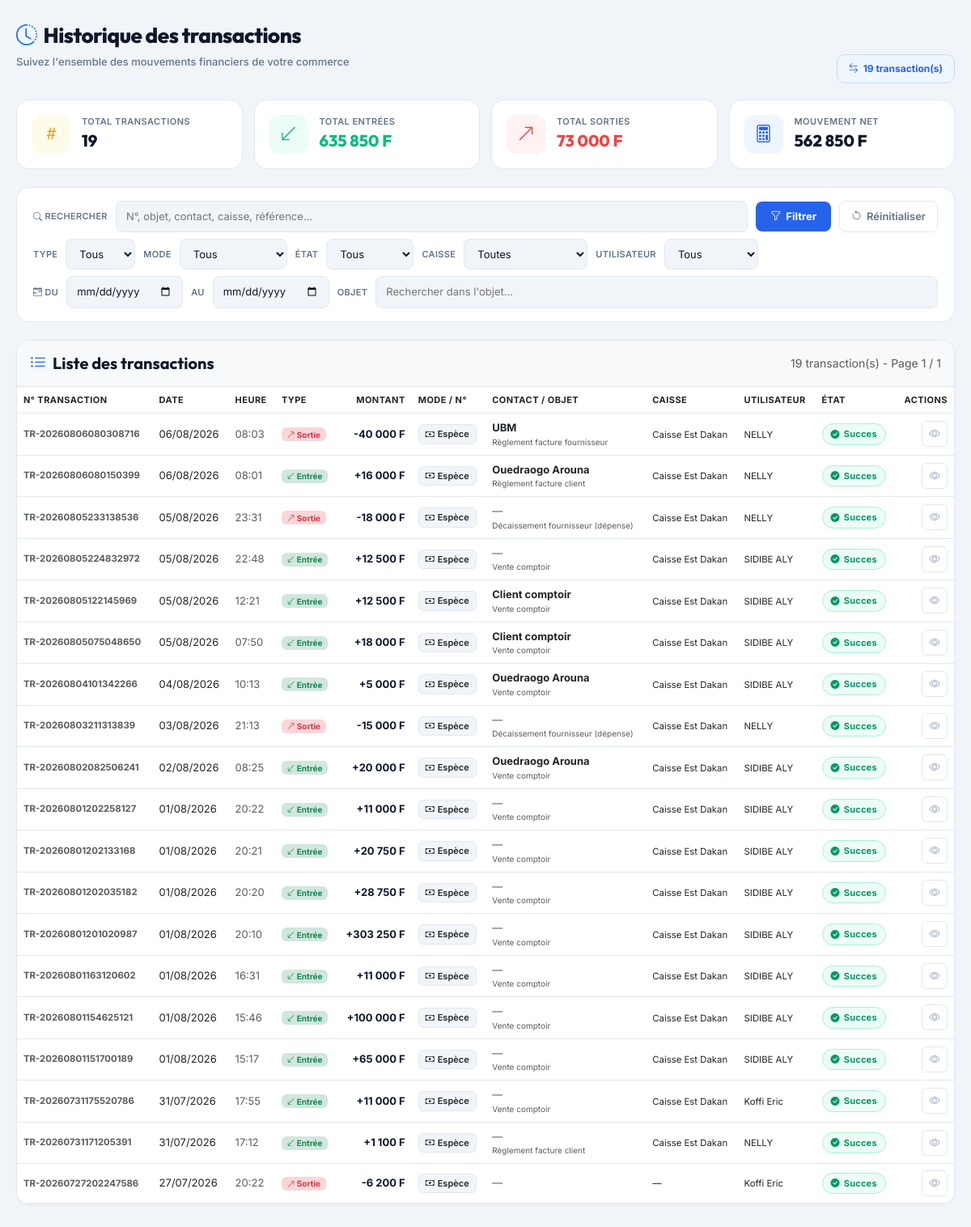
The app's page /views/transaction/index.php with its own data.
### tables this page shows
CREATE TABLE IF NOT EXISTS `transaction` (
  `numero_transaction` varchar(250) NOT NULL,
  `date_transaction` date DEFAULT NULL,
  `heure_transaction` time DEFAULT NULL,
  `montant_transaction` decimal(10,2) DEFAULT NULL,
  `frais_transaction` decimal(10,2) DEFAULT NULL,
  `montant_total` decimal(10,2) DEFAULT NULL,
  `type_transaction` enum('Entree','Sortie') DEFAULT NULL,
  `objet_transaction` varchar(100) DEFAULT NULL,
  `caisse_id` varchar(250) DEFAULT NULL,
  `facture_id` varchar(200) DEFAULT NULL,
  `mode_reglement` enum('Espèce','Virement','Carte','Mobile money','Chèque','Autres') DEFAULT NULL,
  `numero_reglement` varchar(250) DEFAULT NULL,
  `reference_reglement` varchar(200) DEFAULT NULL,
  `utilisateur_id` varchar(250) DEFAULT NULL COMMENT 'Utilisateur qui a créé la transaction',
  `etat_transaction` enum('Succes','Echec','En attente') DEFAULT NULL,
  PRIMARY KEY (`numero_transaction`)
);

CREATE TABLE IF NOT EXISTS `contact` (
  `code_contact` varchar(100) NOT NULL,
  `nom_prenom_contact` varchar(300) NOT NULL,
  `telephone_contact` varchar(100) NOT NULL,
  `email_contact` varchar(100) NOT NULL,
  `type_contact` varchar(100) NOT NULL,
  `statut_contact` varchar(100) NOT NULL,
  `solde_contact` decimal(10,2) DEFAULT '0.00',
  `solde_maximum` decimal(10,2) DEFAULT '0.00',
  `adresse_contact` varchar(100) DEFAULT NULL,
  `etat_contact` enum('Actif','Inactif') NOT NULL DEFAULT 'Actif',
  PRIMARY KEY (`code_contact`)
);

CREATE TABLE IF NOT EXISTS `caisse` (
  `caisse_id` varchar(100) NOT NULL,
  `nom_caisse` varchar(100) NOT NULL,
  `solde` decimal(15,2) DEFAULT '0.00',
  `boutique_id` varchar(100) DEFAULT NULL,
  `statut` enum('Actif','Inactif') DEFAULT 'Actif',
  PRIMARY KEY (`caisse_id`)
);

CREATE TABLE IF NOT EXISTS `utilisateur` (
  `id` varchar(100) NOT NULL,
  `matricule` varchar(200) DEFAULT NULL,
  `nom_prenom` varchar(200) DEFAULT NULL,
  `date_naissance` date DEFAULT NULL,
  `lieu_naissance` varchar(200) DEFAULT NULL,
  `sexe` varchar(200) DEFAULT NULL,
  `login` varchar(200) DEFAULT NULL,
  `mdp` varchar(200) DEFAULT NULL,
  `telephone` varchar(250) DEFAULT NULL,
  `email` varchar(200) DEFAULT NULL,
  `profession` varchar(200) DEFAULT NULL,
  `nationalite` varchar(200) DEFAULT NULL,
  `ville` varchar(200) DEFAULT NULL,
  `adresse` varchar(200) DEFAULT NULL,
  `boutique_id` varchar(100) DEFAULT NULL,
  `role` varchar(200) DEFAULT NULL,
  `date_saisie` date DEFAULT NULL,
  `photo` longblob,
  `type` varchar(200) DEFAULT NULL,
  `etat` varchar(250) DEFAULT NULL,
  PRIMARY KEY (`id`),
  UNIQUE KEY `matricule` (`matricule`)
);

### views/transaction/index.php (the view, shortened to what this page needs)
<?php
require  'databases/database.php';
function e($str) { return htmlspecialchars($str ?? '', ENT_QUOTES, 'UTF-8'); }
function fmt($n) { return number_format(floatval($n), 0, ',', ' '); }
function getTableContent($pdo, $search, $filtres, $page, $perPage = 25) {
    $sql = "SELECT
                t.numero_transaction,
                t.date_transaction,
                t.heure_transaction,
                t.montant_transaction,
                t.frais_transaction,
                t.montant_total,
                t.type_transaction,
                t.objet_transaction,
                t.caisse_id,
                t.facture_id,
                t.mode_reglement,
                t.numero_reglement,
                t.reference_reglement,
                t.utilisateur_id,
                t.etat_transaction,
                c.nom_caisse,
                f.titre_facture,
                f.type_facture,
                ct.nom_prenom_contact,
                u.nom_prenom AS utilisateur_nom
            FROM transaction t
            LEFT JOIN caisse c ON c.caisse_id = t.caisse_id
            LEFT JOIN facture f ON f.numero_facture = t.facture_id
            LEFT JOIN contact ct ON ct.code_contact = f.contact_id
            LEFT JOIN utilisateur u ON u.id = t.utilisateur_id
            WHERE 1=1";
    $params = [];
    $countSql = str_replace(
        "SELECT
                t.numero_transaction,
                t.date_transaction,
                t.heure_transaction,
                t.montant_transaction,
                t.frais_transaction,
                t.montant_total,
                t.type_transaction,
                t.objet_transaction,
                t.caisse_id,
                t.facture_id,
                t.mode_reglement,
                t.numero_reglement,
                t.reference_reglement,
                t.utilisateur_id,
                t.etat_transaction,
                c.nom_caisse,
                f.titre_facture,
                f.type_facture,
                ct.nom_prenom_contact,
                u.nom_prenom AS utilisateur_nom",
        "SELECT
            COUNT(*) as total,
            COALESCE(SUM(CASE WHEN t.type_transaction='Entree' THEN t.montant_total ELSE 0 END), 0) as total_entrees,
            COALESCE(SUM(CASE WHEN t.type_transaction='Sortie' THEN t.montant_total ELSE 0 END), 0) as total_sorties,
            COALESCE(SUM(t.montant_total), 0) as total_general",
        $sql
    );
    $stmt = $pdo->prepare($countSql);
    $stmt->execute($params);
    $stats = $stmt->fetch(PDO::FETCH_ASSOC);
    $total = (int)$stats['total'];
    $totalPages = max(1, ceil($total / $perPage));
    $sql .= " ORDER BY t.date_transaction DESC, t.heure_transaction DESC, t.numero_transaction DESC LIMIT " . (($page - 1) * $perPage) . ", $perPage";
    $stmt = $pdo->prepare($sql);
    $stmt->execute($params);
    $transactions = $stmt->fetchAll(PDO::FETCH_ASSOC);
    if (empty($transactions)):
?>
    <tr>
        <td colspan="11" class="text-center py-5 text-muted">
            <i class="bi bi-inbox fs-1 d-block mb-2 opacity-50"></i>
            Aucune transaction trouvée
        </td>
    </tr>
<?php else: ?>
    <?php foreach ($transactions as $tr): ?>
    <?php
        $isEntree = ($tr['type_transaction'] === 'Entree');
        $typeLabel = $isEntree ? 'Entrée' : 'Sortie';
        $typeClass = $isEntree ? 'bg-success-subtle text-success' : 'bg-danger-subtle text-danger';
        $etatClass = '';
        $etatIcon = '';
        switch ($tr['etat_transaction']) {
            case 'Succes': $etatClass = 'on'; $etatIcon = 'check-circle-fill'; break;
        }
    ?>
    <tr>
        <td class="td-bold">
            <small class="text-muted d-block"><?= e($tr['numero_transaction']) ?></small>
        </td>
        <td><?= date('d/m/Y', strtotime($tr['date_transaction'])) ?></td>
        <td class="text-muted"><?= substr($tr['heure_transaction'], 0, 5) ?></td>
        <td>
            <span class="badge <?= $typeClass ?>" style="font-size:10px;font-weight:700;">
                <i class="bi bi-<?= $isEntree ? 'arrow-down-left' : 'arrow-up-right' ?>"></i>
                <?= $typeLabel ?>
            </span>
        </td>
        <td class="text-end td-bold" style="<?= $isEntree ? 'color:#10b981' : 'color:#ef4444' ?>">
            <?= $isEntree ? '+' : '-' ?><?= fmt($tr['montant_total']) ?> F
        </td>
        <td>
            <span class="mode-badge">
                <?php
                    $modeIcons = [
                        'Espèce' => 'cash',
                        'Virement' => 'bank',
                        'Carte' => 'credit-card',
                        'Mobile money' => 'phone',
                        'Chèque' => 'receipt'
                    ];
                    $icon = $modeIcons[$tr['mode_reglement']] ?? 'wallet2';
                ?>
                <i class="bi bi-<?= $icon ?>"></i>
                <?= e($tr['mode_reglement'] ?? '—') ?>
            </span>
        </td>
        <td>
            <?php if (!empty($tr['nom_prenom_contact'])): ?>
                <strong><?= e($tr['nom_prenom_contact']) ?></strong>
            <?php elseif (!empty($tr['titre_facture'])): ?>
                <span class="text-muted"><?= e($tr['titre_facture']) ?></span>
            <?php else: ?>
                <span class="text-muted">—</span>
            <?php endif; ?>
            <?php if (!empty($tr['objet_transaction'])): ?>
                <small class="d-block text-muted" style="font-size:10px;max-width:180px;overflow:hidden;text-overflow:ellipsis;white-space:nowrap;" title="<?= e($tr['objet_transaction']) ?>">
                    <?= e($tr['objet_transaction']) ?>
                </small>
            <?php endif; ?>
        </td>
        <td>
            <small><?= e($tr['nom_caisse'] ?? '—') ?></small>
        </td>
        <td>
            <small><?= e($tr['utilisateur_nom'] ?? '—') ?></small>
        </td>
        <td>
            <span class="status-badge <?= $etatClass ?>">
                <i class="bi bi-<?= $etatIcon ?>"></i>
                <?= e($tr['etat_transaction']) ?>
            </span>
        </td>
        <td class="text-end">
            <button class="act-btn view" data-code="<?= e($tr['numero_transaction']) ?>" title="Voir le détail">
                <i class="bi bi-eye"></i>
            </button>
        </td>
    </tr>
    <?php endforeach; ?>
<?php endif;
    $tableHtml = ob_get_clean();
?>
<?php endif;
    $paginationHtml = ob_get_clean();
    return [
        'table' => $tableHtml,
        'pagination' => $paginationHtml,
        'total' => $total,
        'page' => $page,
        'totalPages' => $totalPages,
        'total_entrees' => floatval($stats['total_entrees'] ?? 0),
        'total_sorties' => floatval($stats['total_sorties'] ?? 0),
        'total_general' => floatval($stats['total_general'] ?? 0)
    ];
}
$search = '';
$filtres = ['type' => '', 'mode_reglement' => '', 'etat' => '', 'caisse' => '', 'utilisateur' => '', 'facture' => '', 'objet' => '', 'date_debut' => '', 'date_fin' => ''];
$initialData = getTableContent($pdo, $search, $filtres, 1);
?>
<!DOCTYPE html>
<html lang="fr">
<head>
    <link href="https://cdn.jsdelivr.net/npm/bootstrap@5.3.0/dist/css/bootstrap.min.css" rel="stylesheet">
    <link rel="stylesheet" href="https://cdn.jsdelivr.net/npm/bootstrap-icons@1.11.3/font/bootstrap-icons.min.css">
    <link rel="stylesheet" href="https://cdn.jsdelivr.net/npm/bootstrap-select@1.14.0-beta3/dist/css/bootstrap-select.min.css">
</head>
<body>
<div class="W">
    <div class="hdr">
        <div class="hdr-l">
            <h1><i class="bi bi-clock-history text-primary me-2"></i>Historique des transactions</h1>
            <p>Suivez l'ensemble des mouvements financiers de votre commerce</p>
        </div>
        <div>
            <span class="hdr-badge"><i class="bi bi-arrow-left-right"></i> <?= $initialData['total'] ?> transaction(s)</span>
        </div>
    </div>
    <div class="stats-grid">
        <div class="stat-card">
            <div class="stat-icon count"><i class="bi bi-hash"></i></div>
            <div class="stat-info">
                <div class="label">Total transactions</div>
                <div class="value" id="statTotal"><?= $initialData['total'] ?></div>
            </div>
        </div>
        <div class="stat-card">
            <div class="stat-icon entree"><i class="bi bi-arrow-down-left"></i></div>
            <div class="stat-info">
                <div class="label">Total entrées</div>
                <div class="value" id="statEntrees" style="color:var(--suc);"><?= fmt($initialData['total_entrees']) ?> F</div>
            </div>
        </div>
        <div class="stat-card">
            <div class="stat-icon sortie"><i class="bi bi-arrow-up-right"></i></div>
            <div class="stat-info">
                <div class="label">Total sorties</div>
                <div class="value" id="statSorties" style="color:var(--dng);"><?= fmt($initialData['total_sorties']) ?> F</div>
            </div>
        </div>
        <div class="stat-card">
            <div class="stat-icon total"><i class="bi bi-calculator"></i></div>
            <div class="stat-info">
                <div class="label">Mouvement net</div>
                <div class="value" id="statNet"><?= fmt($initialData['total_entrees'] - $initialData['total_sorties']) ?> F</div>
            </div>
        </div>
    </div>
    <form id="searchForm" class="pbar">
        <div class="prow mb-2">
            <label><i class="bi bi-search"></i> Rechercher</label>
            <input type="text" name="search" id="searchInput" placeholder="N°, objet, contact, caisse, référence...">
            <button type="button" class="btn-go" id="filterBtn"><i class="bi bi-funnel"></i> Filtrer</button>
            <button type="button" class="btn-go-outline" id="resetBtn"><i class="bi bi-arrow-counterclockwise"></i> Réinitialiser</button>
        </div>
        <div class="prow">
            <label>Type</label>
            <select name="type" id="typeFilter" class="selectpicker" data-live-search="true">
                <option value="">Tous</option>
            </select>
            <label>Mode</label>
            <select name="mode_reglement" id="modeFilter" class="selectpicker" data-live-search="true">
                <option value="">Tous</option>
            </select>
            <label>État</label>
            <select name="etat" id="etatFilter" class="selectpicker" data-live-search="true">
                <option value="">Tous</option>
            </select>
            <label>Caisse</label>
            <select name="caisse" id="caisseFilter" class="selectpicker" data-live-search="true">
                <option value="">Toutes</option>
            </select>
            <label>Utilisateur</label>
            <select name="utilisateur" id="utilisateurFilter" class="selectpicker" data-live-search="true">
                <option value="">Tous</option>
            </select>
        </div>
        <div class="prow mt-2">
            <label><i class="bi bi-calendar-range"></i> Du</label>
            <input type="date" name="date_debut" id="dateDebut">
            <label>Au</label>
            <input type="date" name="date_fin" id="dateFin">
            <label>Objet</label>
            <input type="text" name="objet" id="objetFilter" placeholder="Rechercher dans l'objet..." style="flex:1;min-width:180px;">
        </div>
    </form>
    <div class="data-table-wrap" id="tableWrapper">
        <div class="d-flex flex-wrap align-items-center justify-content-between p-3 border-bottom bg-light">
            <h5 class="mb-0 fw-bold" style="font-family:'Outfit',sans-serif;">
                <i class="bi bi-list-ul text-primary me-2"></i>Liste des transactions
            </h5>
            <span class="text-muted small" id="totalCount">
                <?= $initialData['total'] ?> transaction(s) - Page <?= $initialData['page'] ?> / <?= max(1, $initialData['totalPages']) ?>
            </span>
        </div>
        <div class="table-responsive">
            <table class="table table-hover align-middle mb-0">
                <thead>
                    <tr>
                        <th>N° Transaction</th>
                        <th>Date</th>
                        <th>Heure</th>
                        <th>Type</th>
                        <th class="text-end">Montant</th>
                        <th>Mode / N°</th>
                        <th>Contact / Objet</th>
                        <th>Caisse</th>
                        <th>Utilisateur</th>
                        <th>État</th>
                        <th class="text-end">Actions</th>
                    </tr>
                </thead>
                <tbody id="tableBody"><?= $initialData['table'] ?></tbody>
            </table>
        </div>
    </div>
</div>
</body>
</html>

### records on screen
transaction: numero_transaction "TR-20260806080308716", date_transaction "06/08/2026", heure_transaction "08:03", type_transaction "Sortie", montant_total "40 000", mode_reglement "Espèce", contact.nom_prenom_contact "UBM", objet_transaction "Règlement facture fournisseur", caisse.nom_caisse "Caisse Est Dakan", utilisateur.nom_prenom "NELLY", etat_transaction "Succes"
transaction: numero_transaction "TR-20260806080150399", date_transaction "06/08/2026", heure_transaction "08:01", type_transaction "Entrée", montant_total "16 000", mode_reglement "Espèce", contact.nom_prenom_contact "Ouedraogo Arouna", objet_transaction "Règlement facture client", caisse.nom_caisse "Caisse Est Dakan", utilisateur.nom_prenom "NELLY", etat_transaction "Succes"
transaction: numero_transaction "TR-20260805233138536", date_transaction "05/08/2026", heure_transaction "23:31", type_transaction "Sortie", montant_total "18 000", mode_reglement "Espèce", objet_transaction "Décaissement fournisseur (dépense)", caisse.nom_caisse "Caisse Est Dakan", utilisateur.nom_prenom "NELLY", etat_transaction "Succes"
transaction: numero_transaction "TR-20260805224832972", date_transaction "05/08/2026", heure_transaction "22:48", type_transaction "Entrée", montant_total "12 500", mode_reglement "Espèce", objet_transaction "Vente comptoir", caisse.nom_caisse "Caisse Est Dakan", utilisateur.nom_prenom "SIDIBE ALY", etat_transaction "Succes"
transaction: numero_transaction "TR-20260805122145969", date_transaction "05/08/2026", heure_transaction "12:21", type_transaction "Entrée", montant_total "12 500", mode_reglement "Espèce", contact.nom_prenom_contact "Client comptoir", objet_transaction "Vente comptoir", caisse.nom_caisse "Caisse Est Dakan", utilisateur.nom_prenom "SIDIBE ALY", etat_transaction "Succes"
transaction: numero_transaction "TR-20260805075048650", date_transaction "05/08/2026", heure_transaction "07:50", type_transaction "Entrée", montant_total "18 000", mode_reglement "Espèce", contact.nom_prenom_contact "Client comptoir", objet_transaction "Vente comptoir", caisse.nom_caisse "Caisse Est Dakan", utilisateur.nom_prenom "SIDIBE ALY", etat_transaction "Succes"
transaction: numero_transaction "TR-20260804101342266", date_transaction "04/08/2026", heure_transaction "10:13", type_transaction "Entrée", montant_total "5 000", mode_reglement "Espèce", contact.nom_prenom_contact "Ouedraogo Arouna", objet_transaction "Vente comptoir", caisse.nom_caisse "Caisse Est Dakan", utilisateur.nom_prenom "SIDIBE ALY", etat_transaction "Succes"
transaction: numero_transaction "TR-20260803211313839", date_transaction "03/08/2026", heure_transaction "21:13", type_transaction "Sortie", montant_total "15 000", mode_reglement "Espèce", objet_transaction "Décaissement fournisseur (dépense)", caisse.nom_caisse "Caisse Est Dakan", utilisateur.nom_prenom "NELLY", etat_transaction "Succes"
transaction: numero_transaction "TR-20260802082506241", date_transaction "02/08/2026", heure_transaction "08:25", type_transaction "Entrée", montant_total "20 000", mode_reglement "Espèce", contact.nom_prenom_contact "Ouedraogo Arouna", objet_transaction "Vente comptoir", caisse.nom_caisse "Caisse Est Dakan", utilisateur.nom_prenom "SIDIBE ALY", etat_transaction "Succes"
transaction: numero_transaction "TR-20260801202258127", date_transaction "01/08/2026", heure_transaction "20:22", type_transaction "Entrée", montant_total "11 000", mode_reglement "Espèce", objet_transaction "Vente comptoir", caisse.nom_caisse "Caisse Est Dakan", utilisateur.nom_prenom "SIDIBE ALY", etat_transaction "Succes"
transaction: numero_transaction "TR-20260801202133168", date_transaction "01/08/2026", heure_transaction "20:21", type_transaction "Entrée", montant_total "20 750", mode_reglement "Espèce", objet_transaction "Vente comptoir", caisse.nom_caisse "Caisse Est Dakan", utilisateur.nom_prenom "SIDIBE ALY", etat_transaction "Succes"
transaction: numero_transaction "TR-20260801202035182", date_transaction "01/08/2026", heure_transaction "20:20", type_transaction "Entrée", montant_total "28 750", mode_reglement "Espèce", objet_transaction "Vente comptoir", caisse.nom_caisse "Caisse Est Dakan", utilisateur.nom_prenom "SIDIBE ALY", etat_transaction "Succes"
transaction: numero_transaction "TR-20260801201020987", date_transaction "01/08/2026", heure_transaction "20:10", type_transaction "Entrée", montant_total "303 250", mode_reglement "Espèce", objet_transaction "Vente comptoir", caisse.nom_caisse "Caisse Est Dakan", utilisateur.nom_prenom "SIDIBE ALY", etat_transaction "Succes"
transaction: numero_transaction "TR-20260801163120602", date_transaction "01/08/2026", heure_transaction "16:31", type_transaction "Entrée", montant_total "11 000", mode_reglement "Espèce", objet_transaction "Vente comptoir", caisse.nom_caisse "Caisse Est Dakan", utilisateur.nom_prenom "SIDIBE ALY", etat_transaction "Succes"
transaction: numero_transaction "TR-20260801154625121", date_transaction "01/08/2026", heure_transaction "15:46", type_transaction "Entrée", montant_total "100 000", mode_reglement "Espèce", objet_transaction "Vente comptoir", caisse.nom_caisse "Caisse Est Dakan", utilisateur.nom_prenom "SIDIBE ALY", etat_transaction "Succes"
transaction: numero_transaction "TR-20260801151700189", date_transaction "01/08/2026", heure_transaction "15:17", type_transaction "Entrée", montant_total "65 000", mode_reglement "Espèce", objet_transaction "Vente comptoir", caisse.nom_caisse "Caisse Est Dakan", utilisateur.nom_prenom "SIDIBE ALY", etat_transaction "Succes"
transaction: numero_transaction "TR-20260731175520786", date_transaction "31/07/2026", heure_transaction "17:55", type_transaction "Entrée", montant_total "11 000", mode_reglement "Espèce", objet_transaction "Vente comptoir", caisse.nom_caisse "Caisse Est Dakan", utilisateur.nom_prenom "Koffi Eric", etat_transaction "Succes"
transaction: numero_transaction "TR-20260731171205391", date_transaction "31/07/2026", heure_transaction "17:12", type_transaction "Entrée", montant_total "1 100", mode_reglement "Espèce", objet_transaction "Règlement facture client", caisse.nom_caisse "Caisse Est Dakan", utilisateur.nom_prenom "NELLY", etat_transaction "Succes"
transaction: numero_transaction "TR-20260727202247586", date_transaction "27/07/2026", heure_transaction "20:22", type_transaction "Sortie", montant_total "6 200", mode_reglement "Espèce", nom_caisse "—", utilisateur.nom_prenom "Koffi Eric", etat_transaction "Succes"

### other values on screen
$initialData['total'] "19"
fmt($initialData['total_entrees']) "635 850"
fmt($initialData['total_sorties']) "73 000"
fmt($initialData['total_entrees'] - $initialData['total_sorties']) "562 850"
$initialData['page'] "1"
max(1, $initialData['totalPages']) "1"
